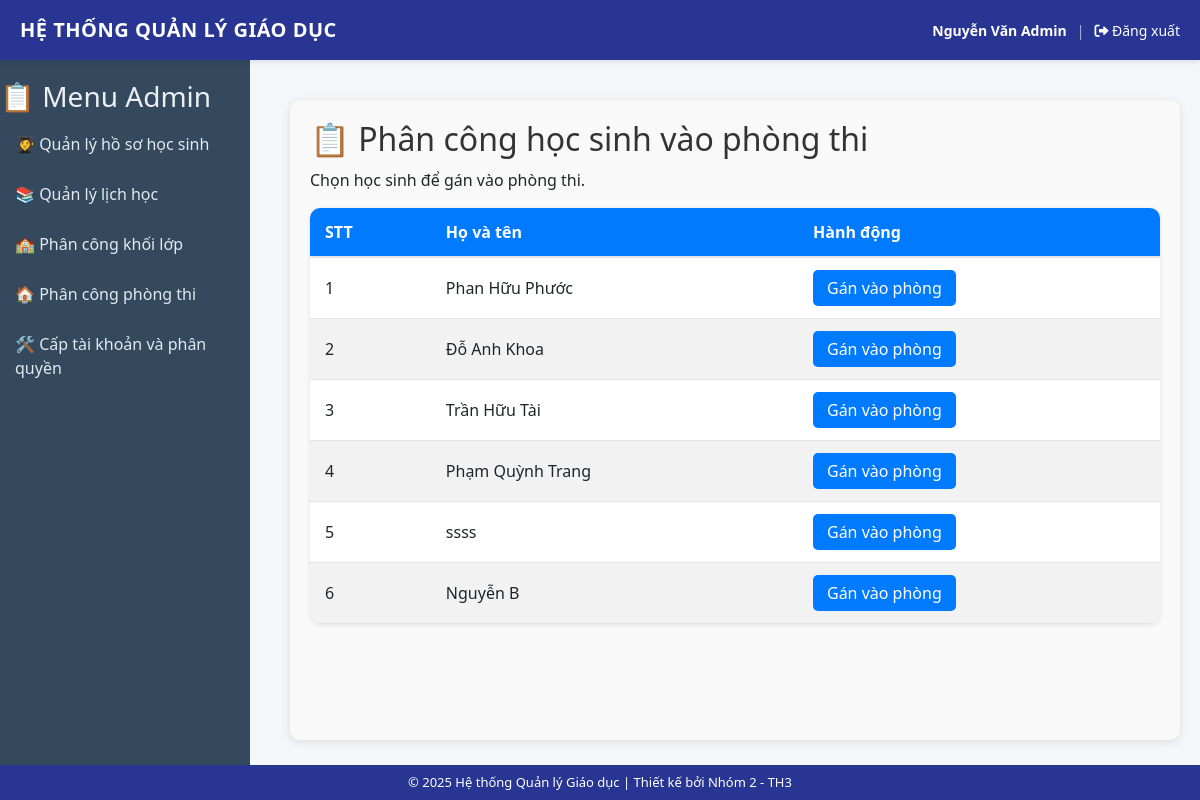
Screenshot of /index.php?controller=roomAssignment&action=assign&roomId=PT25001 (signed in) with the database file from the repository.
### tables this page shows
CREATE TABLE `hocsinh` (
  `maHS` varchar(20) NOT NULL,
  `dangThaiHocTap` varchar(50) DEFAULT NULL,
  `soBaoDanh` varchar(20) DEFAULT NULL,
  `maNguoiDung` varchar(20) DEFAULT NULL,
  `maPhong` varchar(10) DEFAULT NULL,
  `maLop` varchar(10) DEFAULT NULL
);

CREATE TABLE `nguoidung` (
  `maNguoiDung` varchar(20) NOT NULL,
  `hoVaTen` varchar(100) NOT NULL,
  `gioiTinh` enum('Nam','Nữ','Khác') DEFAULT NULL,
  `ngaySinh` date DEFAULT NULL,
  `diaChi` text DEFAULT NULL,
  `soDienThoai` varchar(15) DEFAULT NULL,
  `email` varchar(100) DEFAULT NULL,
  `ngayTao` timestamp NOT NULL DEFAULT current_timestamp()
);

### controllers/RoomAssignmentController.php (called while the page is built, shortened)
<?php
require_once "models/RoomAssignment.php";
class RoomAssignmentController {
    private $model;
    public function __construct($db) {
        $this->db = $db;
        $this->model = new RoomAssignment($this->db);
    }
    public function assign() {
        $roomId = $_GET['roomId'] ?? null;
        $students = $this->model->getUnassignedStudents($roomId);
        include "views/admin/room_assignment_assign.php";
    }
}
?>

### models/RoomAssignment.php (called while the page is built, shortened)
<?php
class RoomAssignment {
    private $db;
    public function __construct($db) {
        $this->db = $db;
    }
    public function getUnassignedStudents($roomId) {
        $sql = "SELECT hs.maHS, nd.hoVaTen
                FROM HOCSINH hs
                JOIN NGUOIDUNG nd ON hs.maNguoiDung = nd.maNguoiDung
                WHERE hs.maPhong IS NULL";
        $stmt = $this->db->prepare($sql);
        $stmt->execute();
        return $stmt->fetchAll(PDO::FETCH_ASSOC);
    }
}
?>

### views/admin/room_assignment_assign.php (the view, shortened to what this page needs)
<?php
include "views/layout/header.php";
include "views/layout/sidebar_admin.php";
?>
<div class="main-content">
    <h2>📋 Phân công học sinh vào phòng thi</h2>
    <p>Chọn học sinh để gán vào phòng thi.</p>
    <form method="POST" action="index.php?controller=roomAssignment&action=save">
        <table class="data-table">
            <thead>
                <tr>
                    <th>STT</th>
                    <th>Họ và tên</th>
                    <th>Hành động</th>
                </tr>
            </thead>
            <tbody>
                <?php foreach ($students as $index => $student): ?>
                    <tr>
                        <td><?= $index + 1 ?></td>
                        <td><?= htmlspecialchars($student['hoVaTen']) ?></td>
                        <td>
                            <button type="submit" name="studentId" value="<?= $student['maHS'] ?>" class="btn btn-primary">Gán vào phòng</button>
                        </td>
                    </tr>
                <?php endforeach; ?>
            </tbody>
        </table>
    </form>
</div>
<?php include "views/layout/footer.php"; ?>

### assets/css/style.css (style rules this page uses)
* { margin:0;padding:0;box-sizing:border-box;font-family:'Segoe UI',Tahoma,Geneva,Verdana,sans-serif }
body { background:#f8f9fa;color:#333 }
.main-content { flex:1;padding:20px;background:#fff;margin:20px;border-radius:8px;box-shadow:0 2px 10px rgba(0,0,0,.05) }
.btn { padding:8px 12px;border:none;border-radius:4px;cursor:pointer }
.btn-primary { background:#3498db;color:#fff }
.data-table { width:100%;border-collapse:collapse }
.data-table th { background:#f8f9fa;padding:10px;text-align:left;border-bottom:2px solid #e1e5eb }
.data-table td { padding:10px;border-bottom:1px solid #e1e5eb }

### views/layout/header.php (style rules this page uses)
body { font-family: Arial, sans-serif; margin: 0; background: #f4f6f9; display: flex; flex-direction: column; height: 100vh; }
.main-content { position: fixed; left: 270px; top: 80px; right: 0; bottom: 40px; padding: 20px; background: white; overflow-y: auto; z-index: 1; }

### views/admin/room_assignment_assign.php (style rules this page uses)
.main-content { padding: 20px; background-color: #f9f9f9; border-radius: 10px; margin: 20px; box-shadow: 0 2px 8px rgba(0,0,0,0.1); font-family: 'Segoe UI', Tahoma, Geneva, Verdana, sans-serif; }
.main-content h2 { margin-bottom: 10px; color: #333; }
.data-table { width: 100%; border-collapse: collapse; margin-top: 15px; background-color: #fff; border-radius: 10px; overflow: hidden; box-shadow: 0 1px 4px rgba(0,0,0,0.1); }
.data-table th, .data-table td { padding: 12px 15px; text-align: left; }
.data-table th { background-color: #007bff; color: #fff; font-weight: 600; }
.data-table tr:nth-child(even) { background-color: #f2f2f2; }
.btn { padding: 6px 14px; border: none; border-radius: 5px; cursor: pointer; font-weight: 500; text-decoration: none; display: inline-block; transition: all 0.2s ease-in-out; }
.btn-primary { background-color: #007bff; color: white; }

### rows the page displays
hocsinh: maNguoiDung.hoVaTen "Phan Hữu Phước"
hocsinh: maNguoiDung.hoVaTen "Đỗ Anh Khoa"
hocsinh: maNguoiDung.hoVaTen "Trần Hữu Tài"
hocsinh: maNguoiDung.hoVaTen "Phạm Quỳnh Trang"
hocsinh: maNguoiDung.hoVaTen "ssss"
hocsinh: maNguoiDung.hoVaTen "Nguyễn B"

### other values shown
$_SESSION['user']['hoVaTen'] "Nguyễn Văn Admin"
